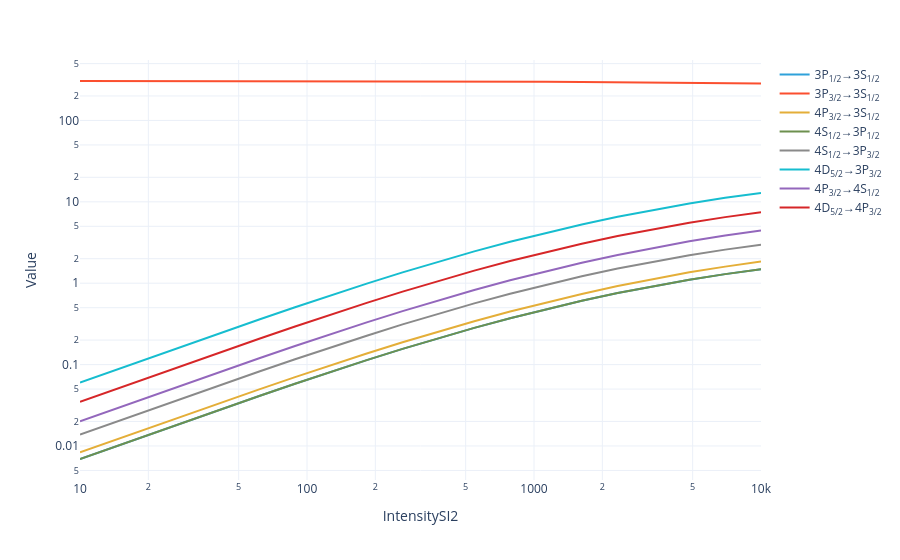

Write notebook code for a chart like this one.
### Code cell
model.total_flux(sol).visualize(log_x=True, log_y=True)

### Figure 1 — Plotly figure (JSON) as saved in the notebook; plotly's stock layout.template omitted (floating-point values rounded to 4 significant figures)
{"data": [{"hovertemplate": "Transition=3P<sub>1/2</sub>→3S<sub>1/2</sub><br>IntensitySI2=%{x}<br>Value=%{y}<extra></extra>", "legendgroup": "3P<sub>1/2</sub>→3S<sub>1/2</sub>", "line": {"color": "#2fa1da", "dash": "solid"}, "marker": {"symbol": "circle"}, "mode": "lines", "name": "3P<sub>1/2</sub>→3S<sub>1/2</sub>", "orientation": "v", "showlegend": true, "type": "scatter", "x": [10.0, 14.38, 20.69, 29.76, 42.81, 61.58, 88.59, 127.4, 183.3, 263.7, 379.3, 545.6, 784.8, 1129.0, 1624.0, 2336.0, 3360.0, 4833.0, 6952.0, 10000.0], "xaxis": "x", "y": [0.006913, 0.009912, 0.01419, 0.02029, 0.02892, 0.04107, 0.05803, 0.08144, 0.1133, 0.1558, 0.2115, 0.2826, 0.3712, 0.479, 0.6073, 0.7563, 0.9239, 1.105, 1.293, 1.484], "yaxis": "y"}, {"hovertemplate": "Transition=3P<sub>3/2</sub>→3S<sub>1/2</sub><br>IntensitySI2=%{x}<br>Value=%{y}<extra></extra>", "legendgroup": "3P<sub>3/2</sub>→3S<sub>1/2</sub>", "line": {"color": "#fb4f2f", "dash": "solid"}, "marker": {"symbol": "circle"}, "mode": "lines", "name": "3P<sub>3/2</sub>→3S<sub>1/2</sub>", "orientation": "v", "showlegend": true, "type": "scatter", "x": [10.0, 14.38, 20.69, 29.76, 42.81, 61.58, 88.59, 127.4, 183.3, 263.7, 379.3, 545.6, 784.8, 1129.0, 1624.0, 2336.0, 3360.0, 4833.0, 6952.0, 10000.0], "xaxis": "x", "y": [305.5, 305.4, 305.4, 305.3, 305.2, 305.0, 304.8, 304.5, 304.1, 303.5, 302.8, 301.9, 300.7, 299.3, 297.6, 295.5, 293.1, 290.3, 287.1, 283.7], "yaxis": "y"}, {"hovertemplate": "Transition=4P<sub>3/2</sub>→3S<sub>1/2</sub><br>IntensitySI2=%{x}<br>Value=%{y}<extra></extra>", "legendgroup": "4P<sub>3/2</sub>→3S<sub>1/2</sub>", "line": {"color": "#e4ae38", "dash": "solid"}, "marker": {"symbol": "circle"}, "mode": "lines", "name": "4P<sub>3/2</sub>→3S<sub>1/2</sub>", "orientation": "v", "showlegend": true, "type": "scatter", "x": [10.0, 14.38, 20.69, 29.76, 42.81, 61.58, 88.59, 127.4, 183.3, 263.7, 379.3, 545.6, 784.8, 1129.0, 1624.0, 2336.0, 3360.0, 4833.0, 6952.0, 10000.0], "xaxis": "x", "y": [0.00834, 0.01196, 0.01712, 0.02448, 0.03489, 0.04955, 0.07002, 0.09827, 0.1367, 0.1881, 0.2554, 0.3415, 0.4491, 0.5807, 0.7381, 0.9224, 1.132, 1.36, 1.599, 1.844], "yaxis": "y"}, {"hovertemplate": "Transition=4S<sub>1/2</sub>→3P<sub>1/2</sub><br>IntensitySI2=%{x}<br>Value=%{y}<extra></extra>", "legendgroup": "4S<sub>1/2</sub>→3P<sub>1/2</sub>", "line": {"color": "#6d904f", "dash": "solid"}, "marker": {"symbol": "circle"}, "mode": "lines", "name": "4S<sub>1/2</sub>→3P<sub>1/2</sub>", "orientation": "v", "showlegend": true, "type": "scatter", "x": [10.0, 14.38, 20.69, 29.76, 42.81, 61.58, 88.59, 127.4, 183.3, 263.7, 379.3, 545.6, 784.8, 1129.0, 1624.0, 2336.0, 3360.0, 4833.0, 6952.0, 10000.0], "xaxis": "x", "y": [0.006913, 0.009912, 0.01419, 0.02029, 0.02892, 0.04107, 0.05803, 0.08144, 0.1133, 0.1558, 0.2115, 0.2826, 0.3712, 0.479, 0.6073, 0.7563, 0.9239, 1.105, 1.293, 1.484], "yaxis": "y"}, {"hovertemplate": "Transition=4S<sub>1/2</sub>→3P<sub>3/2</sub><br>IntensitySI2=%{x}<br>Value=%{y}<extra></extra>", "legendgroup": "4S<sub>1/2</sub>→3P<sub>3/2</sub>", "line": {"color": "#8a8a8a", "dash": "solid"}, "marker": {"symbol": "circle"}, "mode": "lines", "name": "4S<sub>1/2</sub>→3P<sub>3/2</sub>", "orientation": "v", "showlegend": true, "type": "scatter", "x": [10.0, 14.38, 20.69, 29.76, 42.81, 61.58, 88.59, 127.4, 183.3, 263.7, 379.3, 545.6, 784.8, 1129.0, 1624.0, 2336.0, 3360.0, 4833.0, 6952.0, 10000.0], "xaxis": "x", "y": [0.01383, 0.01982, 0.02839, 0.04057, 0.05783, 0.08213, 0.1161, 0.1629, 0.2266, 0.3116, 0.4229, 0.5651, 0.7423, 0.9581, 1.215, 1.513, 1.848, 2.21, 2.587, 2.967], "yaxis": "y"}, {"hovertemplate": "Transition=4D<sub>5/2</sub>→3P<sub>3/2</sub><br>IntensitySI2=%{x}<br>Value=%{y}<extra></extra>", "legendgroup": "4D<sub>5/2</sub>→3P<sub>3/2</sub>", "line": {"color": "#16bdcf", "dash": "solid"}, "marker": {"symbol": "circle"}, "mode": "lines", "name": "4D<sub>5/2</sub>→3P<sub>3/2</sub>", "orientation": "v", "showlegend": true, "type": "scatter", "x": [10.0, 14.38, 20.69, 29.76, 42.81, 61.58, 88.59, 127.4, 183.3, 263.7, 379.3, 545.6, 784.8, 1129.0, 1624.0, 2336.0, 3360.0, 4833.0, 6952.0, 10000.0], "xaxis": "x", "y": [0.06031, 0.08648, 0.1238, 0.177, 0.2523, 0.3583, 0.5062, 0.7104, 0.9881, 1.359, 1.844, 2.463, 3.233, 4.168, 5.278, 6.562, 8.004, 9.566, 11.2, 12.87], "yaxis": "y"}, {"hovertemplate": "Transition=4P<sub>3/2</sub>→4S<sub>1/2</sub><br>IntensitySI2=%{x}<br>Value=%{y}<extra></extra>", "legendgroup": "4P<sub>3/2</sub>→4S<sub>1/2</sub>", "line": {"color": "#9367bc", "dash": "solid"}, "marker": {"symbol": "circle"}, "mode": "lines", "name": "4P<sub>3/2</sub>→4S<sub>1/2</sub>", "orientation": "v", "showlegend": true, "type": "scatter", "x": [10.0, 14.38, 20.69, 29.76, 42.81, 61.58, 88.59, 127.4, 183.3, 263.7, 379.3, 545.6, 784.8, 1129.0, 1624.0, 2336.0, 3360.0, 4833.0, 6952.0, 10000.0], "xaxis": "x", "y": [0.02014, 0.02887, 0.04135, 0.0591, 0.08424, 0.1196, 0.1691, 0.2373, 0.3301, 0.4542, 0.6167, 0.8246, 1.084, 1.402, 1.782, 2.227, 2.733, 3.284, 3.861, 4.453], "yaxis": "y"}, {"hovertemplate": "Transition=4D<sub>5/2</sub>→4P<sub>3/2</sub><br>IntensitySI2=%{x}<br>Value=%{y}<extra></extra>", "legendgroup": "4D<sub>5/2</sub>→4P<sub>3/2</sub>", "line": {"color": "#d62628", "dash": "solid"}, "marker": {"symbol": "circle"}, "mode": "lines", "name": "4D<sub>5/2</sub>→4P<sub>3/2</sub>", "orientation": "v", "showlegend": true, "type": "scatter", "x": [10.0, 14.38, 20.69, 29.76, 42.81, 61.58, 88.59, 127.4, 183.3, 263.7, 379.3, 545.6, 784.8, 1129.0, 1624.0, 2336.0, 3360.0, 4833.0, 6952.0, 10000.0], "xaxis": "x", "y": [0.03494, 0.0501, 0.07175, 0.1025, 0.1462, 0.2076, 0.2933, 0.4116, 0.5725, 0.7873, 1.068, 1.427, 1.873, 2.415, 3.058, 3.801, 4.637, 5.542, 6.488, 7.454], "yaxis": "y"}], "layout": {"legend": {"title": {}, "tracegroupgap": 0}, "margin": {"t": 60}, "xaxis": {"anchor": "y", "domain": [0, 1], "title": {"text": "IntensitySI2"}, "type": "log"}, "yaxis": {"anchor": "x", "domain": [0, 1], "title": {"text": "Value"}, "type": "log"}}}
